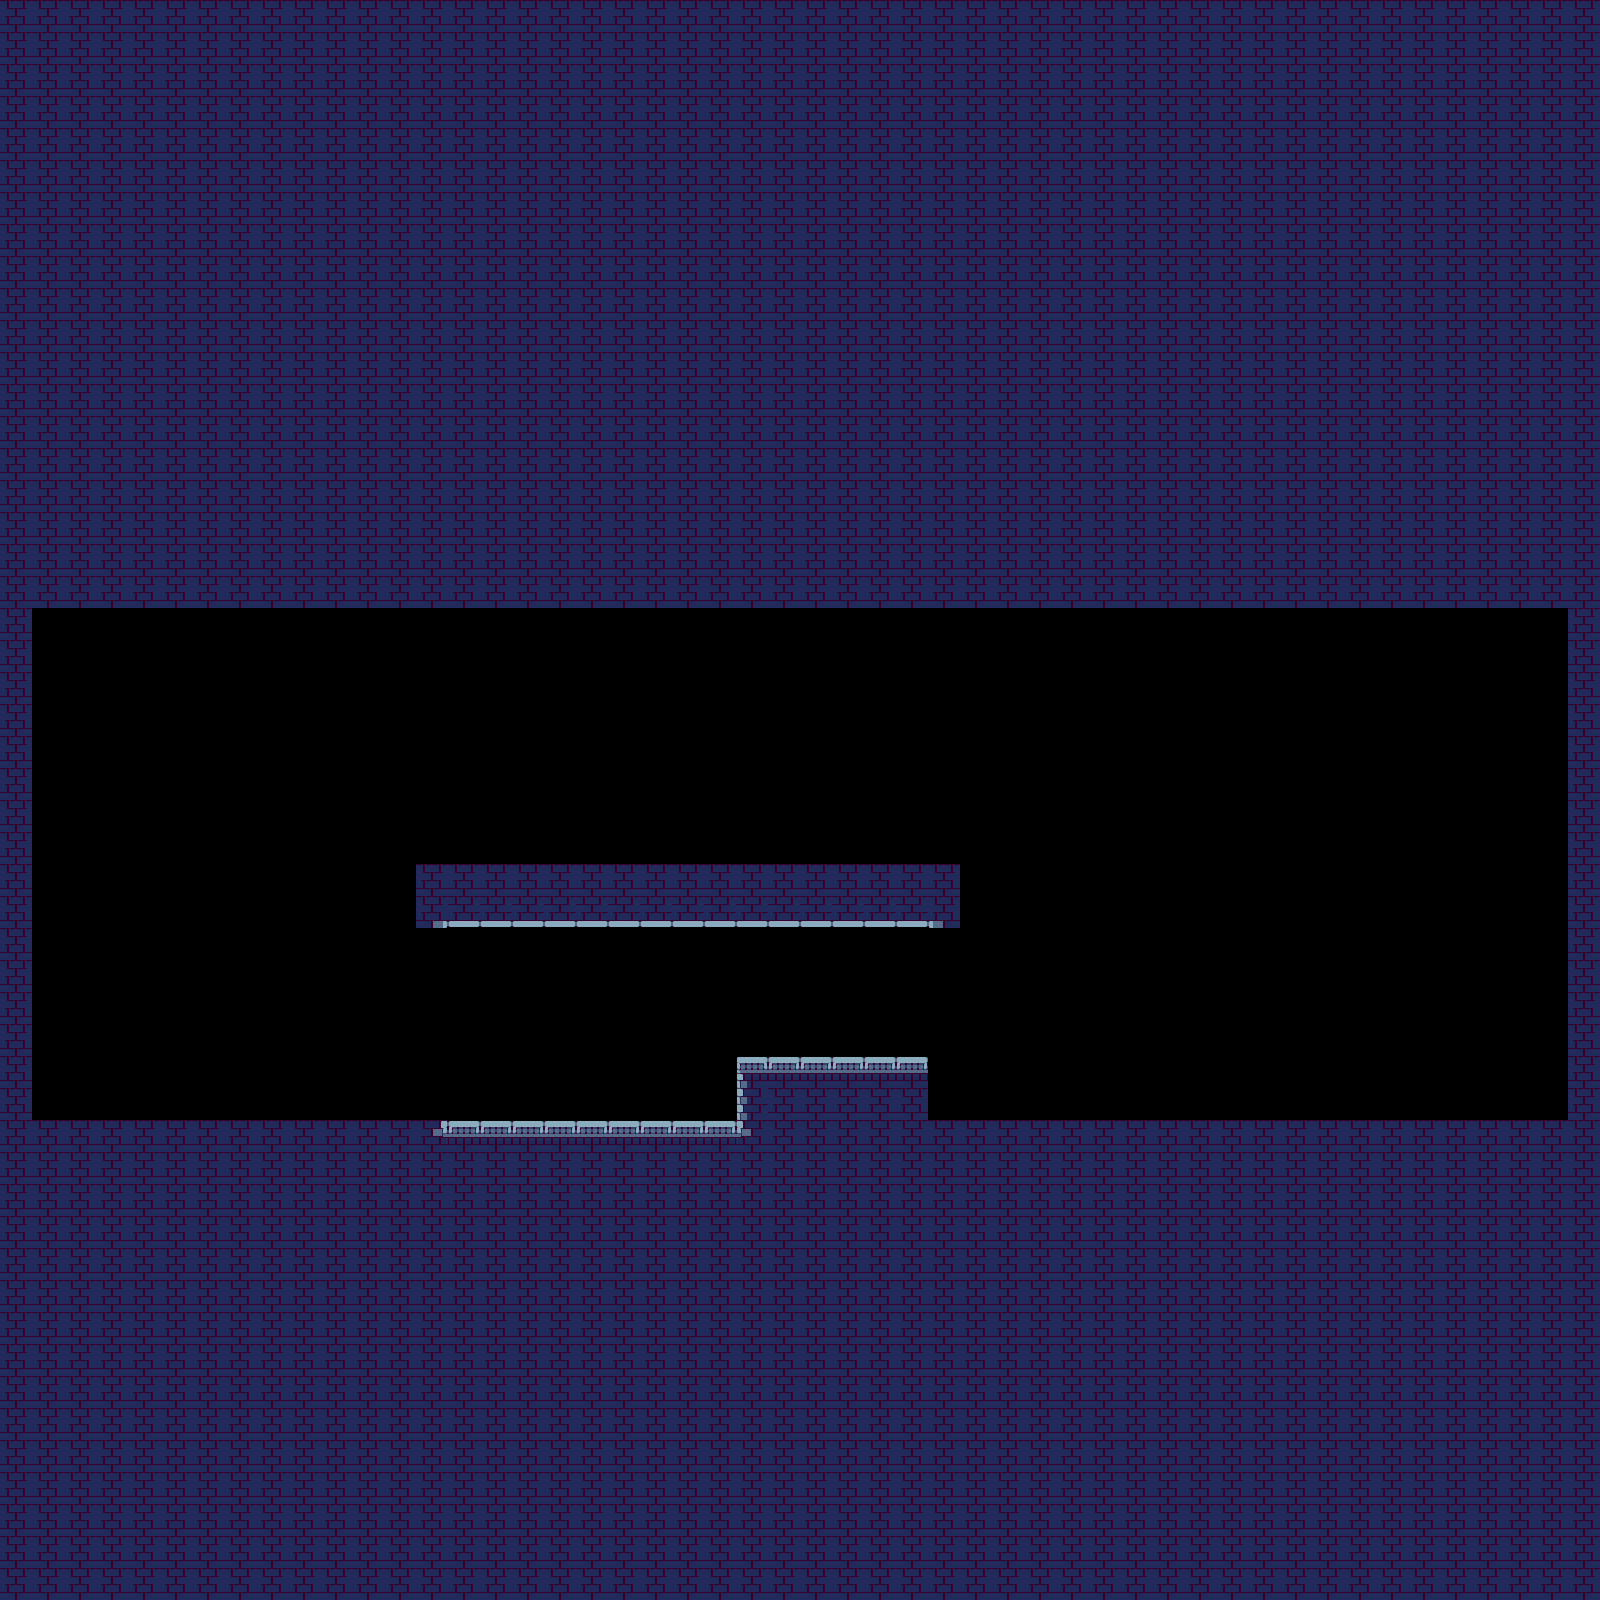

Below is a game level as drawn by its tile map, then a one-line description and the .tmx that defines it (tile-layer data replaced by summaries):
An orthogonal 50x50 tile map with 32x32 px tiles, 1 tile layer (wall), 2 tilesets and 11 objects (7x collides, spawnPoint).

<map version="1.10" tiledversion="1.10.2" orientation="orthogonal" renderorder="right-down" width="50" height="50" tilewidth="32" tileheight="32" infinite="0" nextlayerid="7" nextobjectid="144">
 <editorsettings>
  <export target="lvl1.json" format="json" />
 </editorsettings>
 <properties>
  <property name="name" value="lvl1" />
 </properties>
 <tileset firstgid="1" name="Tileset" tilewidth="32" tileheight="32" tilecount="64" columns="8">
  <properties>
   <property name="isSolide" type="bool" value="true" />
  </properties>
  <image source="tileset/Power-Station/Tileset.png" trans="000000" width="256" height="256" />
 </tileset>
 <tileset firstgid="65" name="TX Tileset Ground" tilewidth="32" tileheight="32" tilecount="272" columns="17">
  <image source="tileset/nature/TX Tileset Ground.png" trans="000000" width="544" height="512" />
 </tileset>
 <layer id="1" name="wall" width="50" height="50">
  <properties>
   <property name="tileset" value="Tileset" />
  </properties>
  <data>[2500 cells, 1778 non-empty, 9 distinct tile ids]</data>
 </layer>
 <objectgroup id="6" name="utilities" />
 <objectgroup id="3" name="collides">
  <object id="3" name="collides" x="736" y="1056" width="32" height="96" />
  <object id="16" name="collides" x="736" y="1056" width="192" height="32" />
  <object id="17" name="collides" x="896" y="1056" width="32" height="96" />
  <object id="19" name="collides" x="32" y="1120" width="736" height="32" />
  <object id="21" name="collides" x="0" y="576" width="32" height="576" />
  <object id="26" name="collides" x="1568" y="576" width="32" height="576" />
  <object id="27" name="collides" x="896" y="1120" width="704" height="32" />
  <object id="29" x="1903.03" y="830.303" />
  <object id="138" x="416" y="864" width="544" height="64" />
  <object id="139" x="32" y="576" width="1536" height="32" />
 </objectgroup>
 <objectgroup id="4" name="spawnPoint">
  <object id="13" name="spawnPoint" x="480" y="1120">
   <point />
  </object>
 </objectgroup>
</map>
